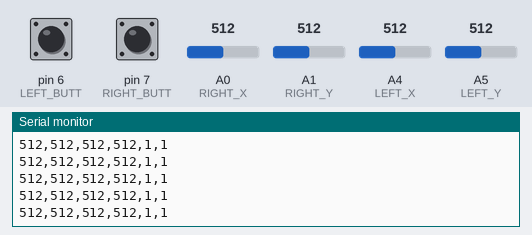
Bench run of a sketch on a simulated Arduino Uno, built with avr-gcc and run on an emulated ATmega328P. Shown: the last lines printed to the serial monitor. The test bench sets the inputs (shaded band); at power-on: A0 (RIGHT_X) = 512, A4 (LEFT_X) = 512, A1 (RIGHT_Y) = 512, A5 (LEFT_Y) = 512, pin 6 (LEFT_BUTT) HIGH, pin 7 (RIGHT_BUTT) HIGH.

Above: at 1.2 s.
1.3 s: A0 (RIGHT_X) set to 716
At 1.9 s:
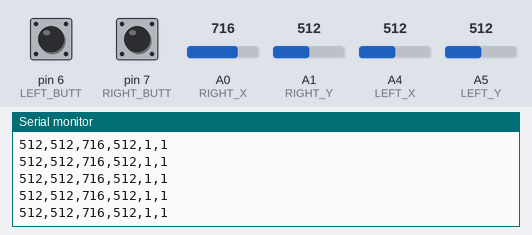
2.8 s: A4 (LEFT_X) set to 30
At 3.6 s:
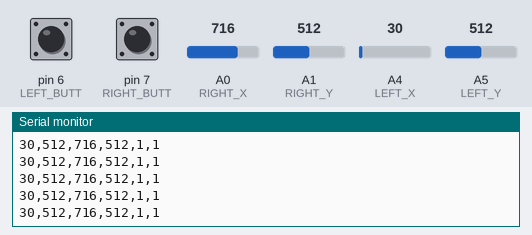
5.8 s: A1 (RIGHT_Y) set to 716
At 6.6 s:
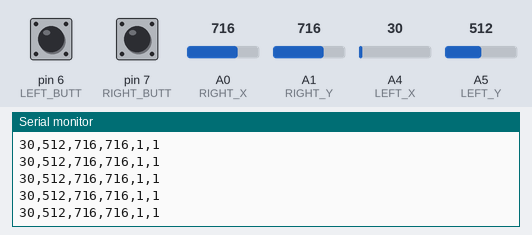
7.3 s: A4 (LEFT_X) set to 306
At 8.2 s:
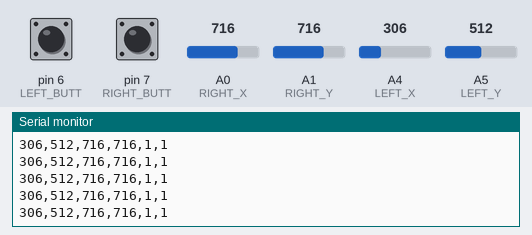
10.3 s: A5 (LEFT_Y) set to 716
At 11.3 s:
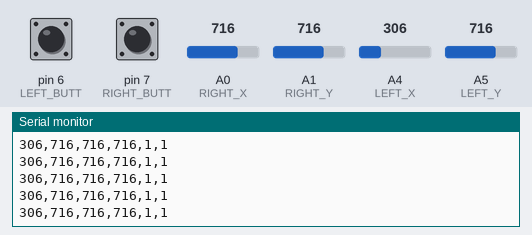
11.8 s: pin 6 (LEFT_BUTT) pulled LOW for 1 s
At 12.8 s:
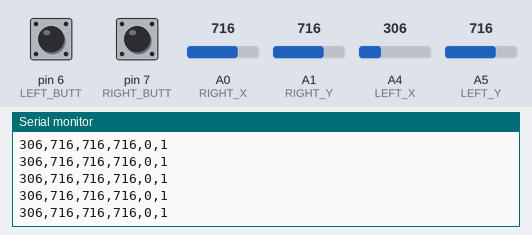
Timing chart, 0 to 14.8 s (numbered marks = the images above; inputs shaded):
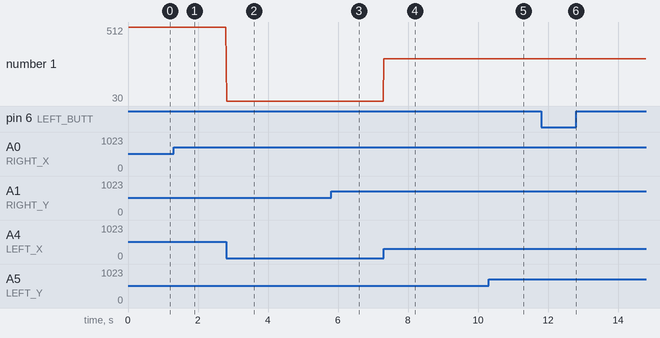

The sketch:

controllerFW.ino
```cpp
/*

Joystick controller to manually control Isaac.
Reads joystick / button states and sends to main SW sketch

compiled for Arduino uno
*/

#define DEBUG 1

// pin connections
#define LEFT_X     A4
#define LEFT_Y     A5
#define LEFT_BUTT  6
#define RIGHT_X    A0
#define RIGHT_Y    A1
#define RIGHT_BUTT 7

// packet structure :
// header, LX1, LX2, LY, LY2, LB, RX1, RX2, RY1, RY2, RB, footer
// analog joystick pot readings split across two bytes for better resolution
#define PACKET_LEN    12
#define PACKET_HEADER 0x69
#define PACKET_FOOTER 0x42

#define debounceDelay 50
#define uartUpdatePeriod 15

int lXpos, lYpos, rXpos, rYpos;

unsigned long lastLDebounce, lastRDebounce, lastUartUpdate;
bool lastLState, lastRState, lState, rState;

byte txBuff[PACKET_LEN];

void setup()
{
  Serial.begin(115200);

  txBuff[0]              = PACKET_HEADER;
  txBuff[PACKET_LEN - 1] = PACKET_FOOTER;

  pinMode(LEFT_X, INPUT);
  pinMode(LEFT_Y, INPUT);
  pinMode(LEFT_BUTT, INPUT_PULLUP);
  pinMode(RIGHT_X, INPUT);
  pinMode(RIGHT_Y, INPUT);
  pinMode(RIGHT_BUTT, INPUT_PULLUP);
}

void loop()
{
  lXpos = analogRead(LEFT_X);
  lYpos = analogRead(LEFT_Y);
  rXpos = analogRead(RIGHT_X);
  rYpos = analogRead(RIGHT_Y);

  debounceButtons();

  if (millis() - lastUartUpdate > uartUpdatePeriod){
    sendUpdate();
    lastUartUpdate = millis();
  }
}

void sendUpdate()
{
#ifdef DEBUG

  Serial.print(lXpos);
  Serial.print(",");
  Serial.print(lYpos);
  Serial.print(",");
  Serial.print(rXpos);
  Serial.print(",");
  Serial.print(rYpos);
  Serial.print(",");
  Serial.print(lState);
  Serial.print(",");
  Serial.print(rState);
  Serial.println();

#else

  txBuff[1]  = (lXpos >> 8) & 0xFF;
  txBuff[2]  = lXpos & 0xFF;
  txBuff[3]  = (lYpos >> 8) & 0xFF;
  txBuff[4]  = lYpos & 0xFF;

  if (lState){
    txBuff[5] = 1;
    lState = !lState;
  }

  txBuff[6]  = (rXpos >> 8) & 0xFF;
  txBuff[7]  = rXpos & 0xFF;
  txBuff[8]  = (rYpos >> 8) & 0xFF;
  txBuff[9]  = rYpos & 0xFF;

  if (rState){
    txBuff[10] = 1;
    rState = !rState;
  }

  Serial.write(txBuff, PACKET_LEN);

#endif // #ifdef DEBUG
}

void debounceButtons()
{
  unsigned long rightNow = millis();
  bool lReading = digitalRead(LEFT_BUTT);
  bool rReading = digitalRead(RIGHT_BUTT);

  if (lReading != lastLState) lastLDebounce = rightNow;
  if (rReading != lastRState) lastRDebounce = rightNow;

  if (rightNow - lastLDebounce > debounceDelay){
    if (lReading != lState){
      lState = lReading;
    }
  }

  if (rightNow - lastRDebounce > debounceDelay){
    if (rReading != rState){
      rState = rReading;
    }
  }

  lastLState = lReading;
  lastRState = rReading;
}
```

Measured:
- after the input at 1.3 s, the serial monitor: prints a new line at once (image 1)
- after the input at 2.8 s, the serial monitor: prints a new line at once (image 2)
- after the input at 5.8 s, the serial monitor: prints a new line at once (image 3)
- after the input at 7.3 s, the serial monitor: prints a new line at once (image 4)
- after the input at 10.3 s, the serial monitor: prints a new line at once (image 5)
- after the input at 11.8 s, the serial monitor: prints a new line after 0.06 s (image 6)
- plotted number 1: 512 → 30 after the input at 2.8 s, 30 → 306 after the input at 7.3 s
